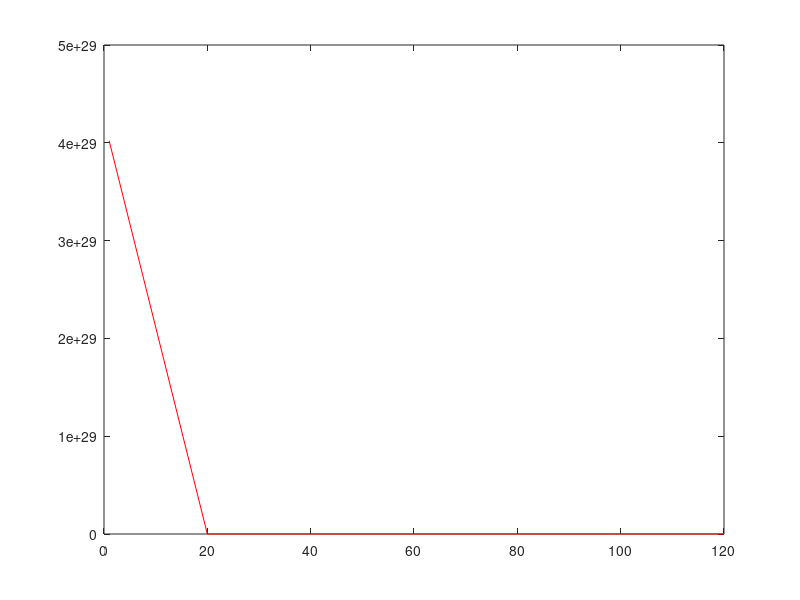

MATLAB code for this plot:
%Question 14
clear all;
T= [1 20 40 60 80 100 120 ];
mu= [ 2.5*10.^-3 5.5*10.^-4 1*10.^-4 5*10.^-5 2*10.^-5 1.2*10.^-5 6*10.^-6  ];

lgmu = log(mu);
B = lgmu.*T
B= B'
oneMat = [1 1 1 1 1 1 1 ];
A = [T ;oneMat ];
A = A'

x = A\B
bVal = -x(2)
aVal = exp(x(1))
-bVal./T
plot(T,mu,'b')
plot(T,aVal*exp(-bVal./T),'red')